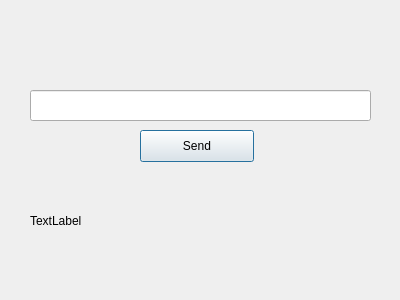
<?xml version="1.0" encoding="UTF-8"?>
<ui version="4.0">
 <class>Dialog</class>
 <widget class="QDialog" name="Dialog">
  <property name="geometry">
   <rect>
    <x>0</x>
    <y>0</y>
    <width>400</width>
    <height>300</height>
   </rect>
  </property>
  <property name="windowTitle">
   <string>Dialog</string>
  </property>
  <widget class="QLineEdit" name="lineEdit">
   <property name="geometry">
    <rect>
     <x>30</x>
     <y>90</y>
     <width>341</width>
     <height>31</height>
    </rect>
   </property>
  </widget>
  <widget class="QLabel" name="label">
   <property name="geometry">
    <rect>
     <x>30</x>
     <y>180</y>
     <width>341</width>
     <height>81</height>
    </rect>
   </property>
   <property name="text">
    <string>TextLabel</string>
   </property>
  </widget>
  <widget class="QPushButton" name="pushButton">
   <property name="geometry">
    <rect>
     <x>140</x>
     <y>130</y>
     <width>114</width>
     <height>32</height>
    </rect>
   </property>
   <property name="text">
    <string>Send</string>
   </property>
  </widget>
 </widget>
 <layoutdefault spacing="6" margin="11"/>
 <resources/>
 <connections/>
</ui>
